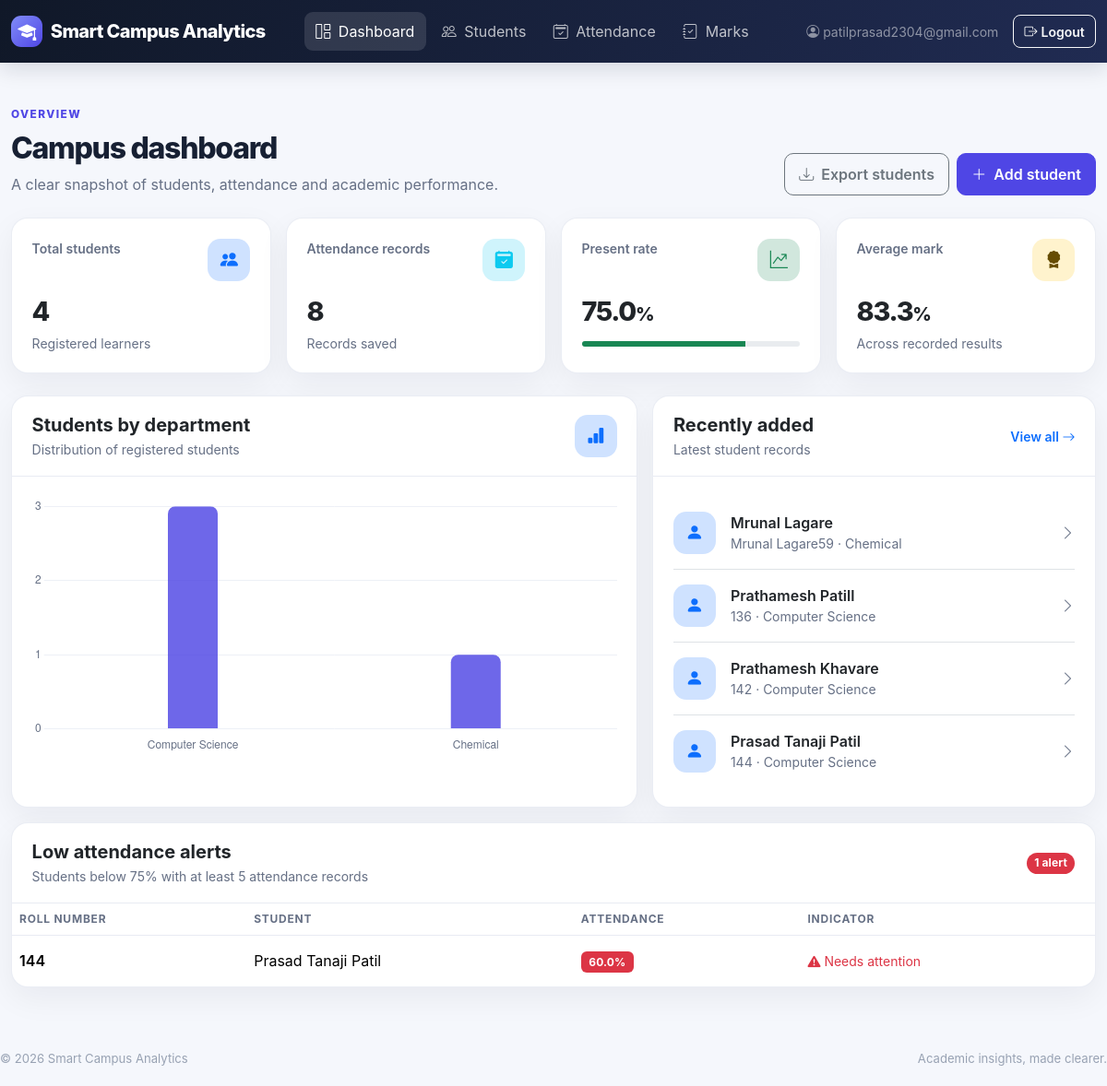
The app's page / (signed in) with its own data.
### portal/models.py (models this page shows, shortened)
class Student(models.Model):
    roll_no = models.CharField(max_length=30, unique=True, db_index=True)
    name = models.CharField(max_length=150, db_index=True)
    department = models.CharField(max_length=100, db_index=True)
    semester = models.PositiveSmallIntegerField(validators=[MinValueValidator(1), MaxValueValidator(12)])
    email = models.EmailField(blank=True)
    phone = models.CharField(max_length=30, blank=True)
    is_active = models.BooleanField(default=True)
    created_at = models.DateTimeField(auto_now_add=True)
    updated_at = models.DateTimeField(auto_now=True)
    class Meta:
        ordering = ["name"]
        indexes = [
            models.Index(fields=["department", "semester"]),
            models.Index(fields=["is_active", "name"]),
        ]

### portal/views.py (the view)
# urls.py: path("", views.dashboard, name="dashboard"),
def dashboard(request):
    _ensure_user(request)
    today = timezone.localdate()
    total_students = Student.objects.filter(is_active=True).count()
    total_attendance = Attendance.objects.count()
    present_count = Attendance.objects.filter(status=Attendance.PRESENT).count()
    attendance_percentage = round(present_count * 100 / total_attendance, 1) if total_attendance else 0
    average = Mark.objects.aggregate(avg=Avg("score"))["avg"]
    mark_rows = list(Mark.objects.only("score", "max_score"))
    overall_percentage = round(sum((float(m.percentage) for m in mark_rows), 0) / len(mark_rows), 1) if mark_rows else 0
    departments = list(
        Student.objects.filter(is_active=True).values("department").annotate(total=Count("id")).order_by("-total", "department")
    )
    recent_students = Student.objects.filter(is_active=True).order_by("-created_at")[:6]
    low_attendance = []
    for student in Student.objects.filter(is_active=True):
        stats = student.attendance_records.aggregate(total=Count("id"), present=Count("id", filter=Q(status=Attendance.PRESENT)))
        if stats["total"] >= 5:
            pct = round(stats["present"] * 100 / stats["total"], 1)
            if pct < 75:
                low_attendance.append({"student": student, "percentage": pct})
    low_attendance.sort(key=lambda item: item["percentage"])
    low_attendance = low_attendance[:10]
    start_date = today - timedelta(days=6)
    attendance_trend = []
    for offset in range(7):
        day = start_date + timedelta(days=offset)
        records = Attendance.objects.filter(date=day)
        total = records.count()
        present = records.filter(status=Attendance.PRESENT).count()
        attendance_trend.append({
            "date": day.strftime("%a"),
            "present": present,
            "absent": records.filter(status=Attendance.ABSENT).count(),
            "rate": round(present * 100 / total, 1) if total else 0,
        })
    context = {
        "total_students": total_students, "total_attendance": total_attendance,
        "attendance_percentage": attendance_percentage, "overall_percentage": overall_percentage,
        "departments": departments, "recent_students": recent_students,
        "low_attendance": low_attendance, "attendance_trend": attendance_trend,
        "role_names": sorted(role_names(request.user)),
    }
    return render(request, "dashboard.html", context)

### portal/models.py (called while the page is built)
    @property
    def percentage(self):
        if not self.max_score:
            return Decimal("0.00")
        return (self.score * Decimal("100") / self.max_score).quantize(Decimal("0.01"))

### portal/permissions.py (called while the page is built)
def role_names(user):
    if not user.is_authenticated:
        return set()
    if user.is_superuser or user.is_staff:
        return {"Admin"}
    return set(user.groups.values_list("name", flat=True))

### portal/views.py (called while the page is built)
def _ensure_user(request):
    if not request.user.is_authenticated:
        raise PermissionDenied("Please sign in to continue.")

### templates/dashboard.html (shortened to what this page needs)
{% extends "base.html" %}
{% block content %}
<div class="d-flex flex-wrap justify-content-between align-items-end gap-3 mb-4">
  <div>
    <div class="section-kicker mb-2">Overview</div>
    <h1 class="page-title h2 mb-2">Campus dashboard</h1>
    <p class="page-subtitle mb-0">A clear snapshot of students, attendance and academic performance.</p>
  </div>
  <div class="d-flex flex-wrap gap-2">
    <a class="btn btn-outline-secondary" href="{% url 'export' %}?type=students"><i class="bi bi-download me-2"></i>Export students</a>
    <a class="btn btn-primary" href="{% url 'student_add' %}"><i class="bi bi-plus-lg me-2"></i>Add student</a>
  </div>
</div>
<div class="row g-3 mb-4">
  <div class="col-12 col-sm-6 col-xl-3"><div class="card stat-card h-100"><div class="card-body">
    <div class="d-flex justify-content-between align-items-start mb-3"><span class="muted small fw-semibold">Total students</span><span class="stat-icon bg-primary-subtle text-primary"><i class="bi bi-people-fill"></i></span></div>
    <div class="stat-value">{{ total_students|default:"0" }}</div><div class="small muted mt-2">Registered learners</div>
  </div></div></div>
  <div class="col-12 col-sm-6 col-xl-3"><div class="card stat-card h-100"><div class="card-body">
    <div class="d-flex justify-content-between align-items-start mb-3"><span class="muted small fw-semibold">Attendance records</span><span class="stat-icon bg-info-subtle text-info"><i class="bi bi-calendar2-check-fill"></i></span></div>
    <div class="stat-value">{{ total_attendance|default:"0" }}</div><div class="small muted mt-2">Records saved</div>
  </div></div></div>
  <div class="col-12 col-sm-6 col-xl-3"><div class="card stat-card h-100"><div class="card-body">
    <div class="d-flex justify-content-between align-items-start mb-3"><span class="muted small fw-semibold">Present rate</span><span class="stat-icon bg-success-subtle text-success"><i class="bi bi-graph-up-arrow"></i></span></div>
    <div class="stat-value">{{ attendance_percentage|default:"0" }}<span class="fs-5">%</span></div><div class="progress mt-3" style="height:6px"><div class="progress-bar bg-success" role="progressbar" style="width:{{ attendance_percentage|default:0 }}%" aria-valuenow="{{ attendance_percentage|default:0 }}" aria-valuemin="0" aria-valuemax="100"></div></div>
  </div></div></div>
  <div class="col-12 col-sm-6 col-xl-3"><div class="card stat-card h-100"><div class="card-body">
    <div class="d-flex justify-content-between align-items-start mb-3"><span class="muted small fw-semibold">Average mark</span><span class="stat-icon bg-warning-subtle text-warning-emphasis"><i class="bi bi-award-fill"></i></span></div>
    <div class="stat-value">{{ overall_percentage|default:"0" }}<span class="fs-5">%</span></div><div class="small muted mt-2">Across recorded results</div>
  </div></div></div>
</div>
<div class="row g-3 mb-3">
  <div class="col-12 col-xl-7">
    <div class="card h-100">
      <div class="card-header d-flex justify-content-between align-items-center"><div><h2 class="h5 fw-bold mb-1">Students by department</h2><p class="muted small mb-0">Distribution of registered students</p></div><span class="stat-icon bg-primary-subtle text-primary"><i class="bi bi-bar-chart-fill"></i></span></div>
      <div class="card-body">
        {% if departments %}<div style="min-height:280px"><canvas id="departmentChart" aria-label="Students by department chart"></canvas></div>
        {% else %}<div class="empty-state"><i class="bi bi-bar-chart"></i><strong class="d-block text-dark">No department data yet</strong><span>Add student records to see the chart.</span></div>{% endif %}
      </div>
    </div>
  </div>
  <div class="col-12 col-xl-5">
    <div class="card h-100">
      <div class="card-header d-flex justify-content-between align-items-center"><div><h2 class="h5 fw-bold mb-1">Recently added</h2><p class="muted small mb-0">Latest student records</p></div><a class="small text-decoration-none fw-semibold" href="{% url 'students' %}">View all <i class="bi bi-arrow-right"></i></a></div>
      <div class="card-body">
        {% for student in recent_students %}
          <div class="d-flex align-items-center gap-3 py-3 {% if not forloop.last %}border-bottom{% endif %}">
            <div class="stat-icon bg-primary-subtle text-primary flex-shrink-0"><i class="bi bi-person-fill"></i></div>
            <div class="flex-grow-1 min-w-0"><div class="fw-semibold text-truncate">{{ student.name }}</div><div class="small muted">{{ student.roll_no }} · {{ student.department }}</div></div>
            <i class="bi bi-chevron-right muted"></i>
          </div>
        {% empty %}
          <div class="empty-state"><i class="bi bi-person-plus"></i><strong class="d-block text-dark">No students yet</strong><span>Start by adding your first student.</span><div><a class="btn btn-primary btn-sm mt-3" href="{% url 'student_add' %}">Add student</a></div></div>
        {% endfor %}
      </div>
    </div>
  </div>
</div>
<div class="card">
  <div class="card-header d-flex flex-wrap justify-content-between align-items-center gap-2">
    <div><h2 class="h5 fw-bold mb-1">Low attendance alerts</h2><p class="muted small mb-0">Students below 75% with at least 5 attendance records</p></div>
    <span class="badge rounded-pill text-bg-danger">{{ low_attendance|length }} alert{{ low_attendance|length|pluralize }}</span>
  </div>
  <div class="table-responsive">
    <table class="table table-hover"><thead><tr><th>Roll number</th><th>Student</th><th>Attendance</th><th>Indicator</th></tr></thead><tbody>
    {% for item in low_attendance %}
      <tr><td class="fw-semibold">{{ item.student.roll_no }}</td><td>{{ item.student.name }}</td><td><span class="badge text-bg-danger">{{ item.percentage }}%</span></td><td><span class="text-danger small"><i class="bi bi-exclamation-triangle-fill me-1"></i>Needs attention</span></td></tr>
    {% empty %}
      <tr><td colspan="4"><div class="empty-state py-4"><i class="bi bi-check-circle"></i><strong class="d-block text-dark">All clear</strong><span>No low-attendance alerts right now.</span></div></td></tr>
    {% endfor %}
    </tbody></table>
  </div>
</div>
{% endblock %}
{% block scripts %}
<script>
(() => {
  const element = document.getElementById("department-data");
  const canvas = document.getElementById("departmentChart");
  if (!element || !canvas) return;
  const departmentData = JSON.parse(element.textContent);
  if (!departmentData.length) return;
  new Chart(canvas, {
    type: "bar",
    data: {
      labels: departmentData.map(item => item.department),
      datasets: [{ label: "Students", data: departmentData.map(item => item.total),
        backgroundColor: "rgba(79, 70, 229, .82)", hoverBackgroundColor: "#3730a3",
        borderRadius: 8, maxBarThickness: 54 }]
    },
    options: {
      responsive: true, maintainAspectRatio: false,
      plugins: { legend: { display: false }, tooltip: { padding: 12, displayColors: false } },
      scales: {
        x: { grid: { display: false }, border: { display: false }, ticks: { color: "#667085" } },
        y: { beginAtZero: true, ticks: { precision: 0, color: "#667085" }, grid: { color: "#edf0f6" }, border: { display: false } }
      }
    }
  });
})();
</script>
{% endblock %}

### templates/base.html (shortened to what this page needs)
<!DOCTYPE html>
<html lang="en">
<head>
  <link href="https://cdn.jsdelivr.net/npm/bootstrap@5.3.3/dist/css/bootstrap.min.css" rel="stylesheet">
  <link href="https://cdn.jsdelivr.net/npm/bootstrap-icons@1.11.3/font/bootstrap-icons.min.css" rel="stylesheet">
</head>
<body>
<nav class="navbar navbar-expand-lg navbar-dark sticky-top">
  <div class="container-fluid page-wrap py-1">
    <a class="navbar-brand d-flex align-items-center" href="{% url 'dashboard' %}">
      <span class="brand-mark"><i class="bi bi-mortarboard-fill"></i></span>
      <span>Smart Campus<span class="d-none d-sm-inline"> Analytics</span></span>
    </a>
    {% if user.is_authenticated %}
    <div class="collapse navbar-collapse" id="mainNav">
      <div class="navbar-nav me-auto ms-lg-4 mt-3 mt-lg-0">
        <a class="nav-link {% if request.resolver_match.url_name == 'dashboard' %}active{% endif %}" href="{% url 'dashboard' %}"><i class="bi bi-grid-1x2 me-1"></i> Dashboard</a>
        <a class="nav-link " href="{% url 'students' %}"><i class="bi bi-people me-1"></i> Students</a>
        <a class="nav-link {% if request.resolver_match.url_name == 'attendance' %}active{% endif %}" href="{% url 'attendance' %}"><i class="bi bi-calendar2-check me-1"></i> Attendance</a>
        <a class="nav-link {% if request.resolver_match.url_name == 'marks' %}active{% endif %}" href="{% url 'marks' %}"><i class="bi bi-journal-check me-1"></i> Marks</a>
      </div>
      <div class="d-flex align-items-center gap-3 mt-3 mt-lg-0 pb-3 pb-lg-0">
        <span class="text-white-50 small"><i class="bi bi-person-circle me-1"></i>{{ user.username }}</span>
        <form method="post" action="{% url 'logout' %}" class="m-0">
          <button class="btn btn-sm btn-outline-light"><i class="bi bi-box-arrow-right me-1"></i>Logout</button>
        </form>
      </div>
    </div>
    {% endif %}
  </div>
</nav>
<main class="container-fluid page-wrap page-content py-4 py-lg-5">
  {% block content %}{% endblock %}
</main>
<footer class="container-fluid page-wrap footer d-flex flex-wrap justify-content-between gap-2">
  <span>© {% now "Y" %} Smart Campus Analytics</span>
  <span>Academic insights, made clearer.</span>
</footer>
{% block scripts %}{% endblock %}
</body>
</html>

### templates/base.html (style rules this page uses)
:root { --sc-ink: #172033; --sc-muted: #667085; --sc-primary: #4f46e5; --sc-primary-dark: #3730a3; --sc-bg: #f5f7fc; --sc-border: #e8ebf3; --sc-card-shadow: 0 12px 34px rgba(16, 24, 40, .055); }
body { background: var(--sc-bg); color: var(--sc-ink); font-family: Inter, ui-sans-serif, system-ui, -apple-system, "Segoe UI", sans-serif; }
.navbar { background: linear-gradient(110deg, #101828, #202b52); box-shadow: 0 6px 24px rgba(16,24,40,.14); }
.navbar-brand { font-weight: 800; letter-spacing: -.03em; }
.brand-mark { display:inline-grid; place-items:center; width:34px; height:34px; margin-right:.55rem; border-radius:11px; background:linear-gradient(135deg,#818cf8,#4f46e5); color:white; }
.navbar .nav-link { color:rgba(255,255,255,.72); border-radius:9px; margin:0 .12rem; padding:.55rem .8rem!important; }
.navbar .nav-link:hover, .navbar .nav-link.active { background:rgba(255,255,255,.12); color:#fff; }
.page-wrap { max-width:1500px; }
.page-content { min-height:calc(100vh - 150px); }
.card { border:1px solid rgba(232,235,243,.9); border-radius:18px; box-shadow:var(--sc-card-shadow); }
.card-header { background:transparent; border-bottom:1px solid var(--sc-border); padding:1.15rem 1.35rem; }
.card-body { padding:1.35rem; }
.page-title { font-weight:800; letter-spacing:-.04em; }
.page-subtitle { color:var(--sc-muted); }
.btn { border-radius:10px; font-weight:600; padding:.62rem .95rem; }
.btn-sm { border-radius:8px; padding:.4rem .7rem; }
.btn-primary { background:var(--sc-primary); border-color:var(--sc-primary); }
.table { --bs-table-bg:transparent; vertical-align:middle; margin-bottom:0; }
.table thead th { color:#667085; font-size:.75rem; text-transform:uppercase; letter-spacing:.065em; font-weight:750; border-bottom-color:var(--sc-border); white-space:nowrap; }
.table tbody td { border-bottom-color:#edf0f6; padding-top:.9rem; padding-bottom:.9rem; }
.table tbody tr:last-child td { border-bottom:0; }
.stat-card { position:relative; overflow:hidden; }
.stat-icon { display:grid; place-items:center; width:46px; height:46px; border-radius:14px; font-size:1.2rem; }
.stat-value { font-size:clamp(1.65rem,2.4vw,2.2rem); line-height:1.15; font-weight:850; letter-spacing:-.045em; }
.muted { color:var(--sc-muted); }
.section-kicker { color:var(--sc-primary); font-size:.74rem; font-weight:800; letter-spacing:.12em; text-transform:uppercase; }
.footer { color:#98a2b3; font-size:.82rem; padding:1.25rem 0; }
.badge { font-weight:700; letter-spacing:.01em; padding:.48em .7em; }

### records on screen
Student: name "Mrunal Lagare", roll_no "Mrunal Lagare59", department "Chemical"
Student: name "Prathamesh Patill", roll_no "136", department "Computer Science"
Student: name "Prathamesh Khavare", roll_no "142", department "Computer Science"
Student: name "Prasad Tanaji Patil", roll_no "144", department "Computer Science", student.roll_no "144", student.name "Prasad Tanaji Patil", percentage "60.0"

### other values on screen
{{ user.username }} "patilprasad2304@gmail.com"
{{ total_students|default:"0" }} "4"
{{ total_attendance|default:"0" }} "8"
{{ attendance_percentage|default:"0" }} "75.0"
{{ overall_percentage|default:"0" }} "83.3"
{{ low_attendance|length }} "1"
